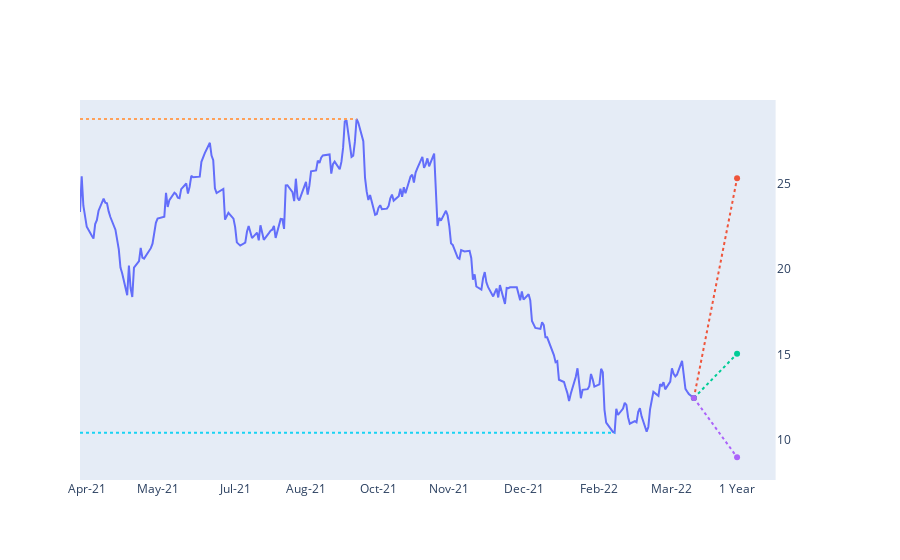

The code cell stored with this chart in its notebook:
### Code cell
from plotly.subplots import make_subplots

# fig = go.Figure()
fig = make_subplots(specs=[[{'secondary_y': True}]])

hovertemplate = """
Date: %{x}<br>
Close price: %{y}
<extra></extra>
"""

fig.add_trace(go.Scatter(x=df.index, y=df.Close, name='Close price', hovertemplate=hovertemplate), secondary_y=True)

fig.add_trace(go.Scatter(legendgroup='price-target', legendgrouptitle_text='1 Year Price Target', x=pt_dates, y=pt_high, name='High PT', line=dict(dash='dot')), secondary_y=True)
fig.add_trace(go.Scatter(legendgroup='price-target', x=pt_dates, y=pt_mean, name='Mean PT', line=dict(dash='dot')), secondary_y=True)
fig.add_trace(go.Scatter(legendgroup='price-target', x=pt_dates, y=pt_low, name='Low PT', line=dict(dash='dot')), secondary_y=True)

fig.add_trace(go.Scatter(legendgroup='high_low', legendgrouptitle_text='1 Year High and Low', x=year_high_dates, y=year_high, mode='lines', line=dict(dash='dot'), name='High'), secondary_y=True)
fig.add_trace(go.Scatter(legendgroup='high_low', x=year_low_dates, y=year_low, mode='lines', line=dict(dash='dot'), name='Low'), secondary_y=True)


fig.update_layout(
    showlegend=False,
    xaxis=dict(
        tickmode='array',
        tickvals = df.index[4::30].to_list() + [pd.Timestamp(pt_dates[-1])],
        ticktext=[d.strftime('%b-%y') for d in df.index[4::30]] + ['1 Year'],
        showgrid=False),
    yaxis=dict(
        showgrid=False,
    ),
    yaxis2=dict(
        showgrid=False,
    )
)

### Figure 1 — Plotly figure (JSON) as saved in the notebook; plotly's stock layout.template omitted (floating-point values rounded to 4 significant figures; data arrays with more than 128 entries replaced by an {"elided": "..."} marker saying what was removed)
{"data": [{"hovertemplate": "\nDate: %{x}<br>\nClose price: %{y}\n<extra></extra>\n", "name": "Close price", "type": "scatter", "x": {"elided": "254 str values"}, "xaxis": "x", "y": {"elided": "254 float values"}, "yaxis": "y2"}, {"legendgroup": "price-target", "legendgrouptitle": {"text": "1 Year Price Target"}, "line": {"dash": "dot"}, "name": "High PT", "type": "scatter", "x": ["2022-04-11T00:00:00", "2022-05-06T14:48:38.354136"], "xaxis": "x", "y": [12.46, 25.3], "yaxis": "y2"}, {"legendgroup": "price-target", "line": {"dash": "dot"}, "name": "Mean PT", "type": "scatter", "x": ["2022-04-11T00:00:00", "2022-05-06T14:48:38.354136"], "xaxis": "x", "y": [12.46, 15.05], "yaxis": "y2"}, {"legendgroup": "price-target", "line": {"dash": "dot"}, "name": "Low PT", "type": "scatter", "x": ["2022-04-11T00:00:00", "2022-05-06T14:48:38.354136"], "xaxis": "x", "y": [12.46, 9], "yaxis": "y2"}, {"legendgroup": "high_low", "legendgrouptitle": {"text": "1 Year High and Low"}, "line": {"dash": "dot"}, "mode": "lines", "name": "High", "type": "scatter", "x": ["2021-04-12T00:00:00", "2021-09-23T00:00:00"], "xaxis": "x", "y": [28.77, 28.77], "yaxis": "y2"}, {"legendgroup": "high_low", "line": {"dash": "dot"}, "mode": "lines", "name": "Low", "type": "scatter", "x": ["2021-04-12T00:00:00", "2022-02-23T00:00:00"], "xaxis": "x", "y": [10.43, 10.43], "yaxis": "y2"}], "layout": {"showlegend": false, "xaxis": {"anchor": "y", "domain": [0, 0.94], "showgrid": false, "tickmode": "array", "ticktext": ["Apr-21", "May-21", "Jul-21", "Aug-21", "Oct-21", "Nov-21", "Dec-21", "Feb-22", "Mar-22", "1 Year"], "tickvals": ["2021-04-16T00:00:00", "2021-05-28T00:00:00", "2021-07-13T00:00:00", "2021-08-24T00:00:00", "2021-10-06T00:00:00", "2021-11-17T00:00:00", "2021-12-31T00:00:00", "2022-02-14T00:00:00", "2022-03-29T00:00:00", "2022-05-06T14:48:38.354136"]}, "yaxis": {"anchor": "x", "domain": [0, 1], "showgrid": false}, "yaxis2": {"anchor": "x", "overlaying": "y", "showgrid": false, "side": "right"}}}
